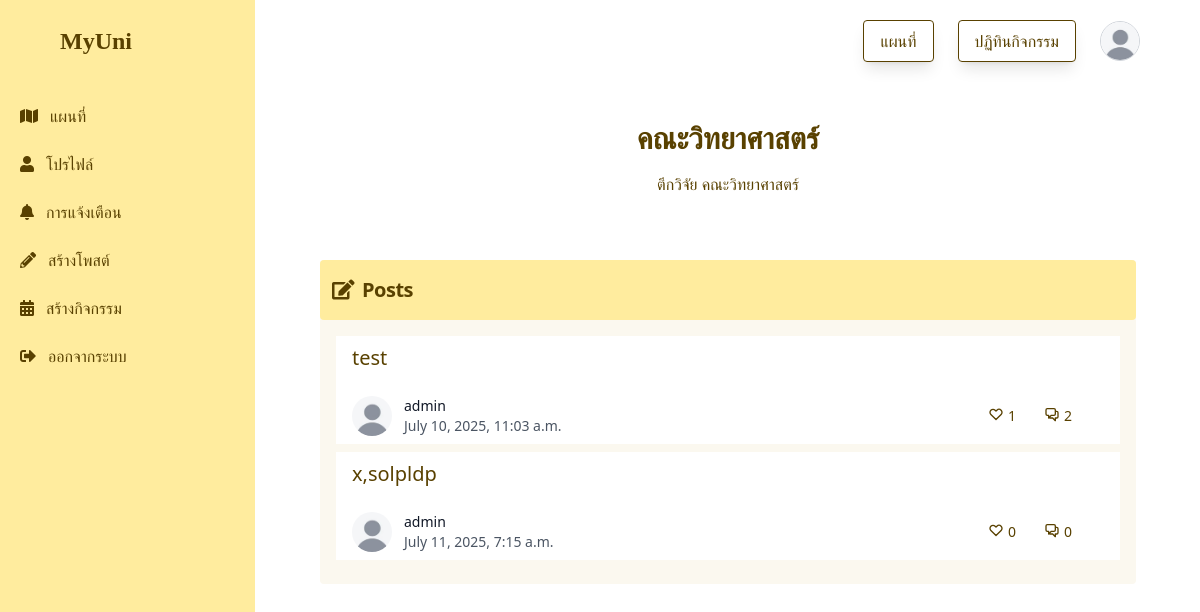
Page /feed/?id=1 (signed in) on the committed database.
### home/models.py (models this page shows, shortened)
class Profile(models.Model):
    id = models.AutoField(primary_key=True)
    user = models.OneToOneField("home.User", on_delete=models.CASCADE, related_name='profile')
    follows= models.ManyToManyField('self',
        related_name='followed_by',
        symmetrical=False,
        blank=True)
    bio = models.TextField(blank=True)
    profileimg = models.ImageField(upload_to='profile_images', default='default-profile.png')
    location = models.CharField(max_length=100, blank=True)

class Place(models.Model):
    id = models.AutoField(primary_key=True)
    user = models.ForeignKey(User, default=None, on_delete=models.CASCADE, null=True)
    name = models.CharField(max_length=150, default='')
    detail = models.TextField(default='')
    latitude = models.FloatField()
    longitude = models.FloatField()

class Post(models.Model):
    id = models.AutoField(primary_key=True)
    user = models.ForeignKey(User, default=None, on_delete=models.CASCADE, null=True)
    place = models.ForeignKey(Place, on_delete=models.CASCADE, default=None)
    title = models.CharField(max_length=100, null=True)
    content = models.TextField(default='')
    likes = models.ManyToManyField(User, related_name='likedposts', through='LikedPost', default=0)
    created_at = models.DateTimeField(default=timezone.now, blank=True)

class User(AbstractUser):
    email = models.EmailField(unique=True)
    is_admin = models.BooleanField(default=False)

### social_app/views.py (the view)
# urls.py: path("feed/", feed, name="feed"),
@login_required(login_url='/login/')
def feed(request):
    place_id = request.GET.get('id')
    place = get_object_or_404(Place, id=place_id)
    posts = Post.objects.filter(place=place)
    profile = request.user.profile
    events = Event.objects.filter(place=place, end_date__gte=timezone.now())
    unread_notifications_count = Notification.objects.filter(user=request.user, is_read=False).count() if request.user.is_authenticated else 0
    for post in posts:
        comments = PostComment.objects.filter(post=post.id)
        replies = Reply.objects.filter(parent_comment__in=comments)
        post.comment_count = comments.count() + replies.count()
    referer_url = request.META.get('HTTP_REFERER', '/')
    return render(request, 'social_app/feed.html', {
        'place': place,
        'events': events,
        'posts': posts,
        'profile': profile,
        'unread_notifications_count': unread_notifications_count,
        'referer_url': referer_url,
    })

### social_app/templates/social_app/feed.html (shortened to what this page needs)
{% load static %}
<!DOCTYPE html>
<html lang="en">
<head>
  <script src="https://cdn.tailwindcss.com"></script>
  <link rel="stylesheet" href="https://cdnjs.cloudflare.com/ajax/libs/font-awesome/5.15.4/css/all.min.css">
  <link href="https://cdn.jsdelivr.net/npm/tailwindcss@2.2.19/dist/tailwind.min.css" rel="stylesheet">
</head>
<body>
  <nav class="fixed top-0 z-50 w-full px-8 text-[#594100]">
    <div class="px-3 py-3 lg:px-5 lg:pl-3">
      <div class="flex items-center justify-between p-2">
        <div class="flex items-center justify-start rtl:justify-end">
          <a href="{% url 'home' %}" class="flex ms-2 md:me-24">
            <span class="logo-font self-center text-xl font-semibold sm:text-2xl whitespace-nowrap">MyUni</span>
          </a>
        </div>
        <div class="flex items-center">
          <div class="flex items-center ms-3 justify-between gap-6">
            <button class="border border-[#594100] p-2 px-4 rounded shadow-lg">
              <a href="{% url 'home' %}" class="">แผนที่</a>
            </button>
            <button class="border border-[#594100] p-2 px-4 rounded shadow-lg">
              <a href="{% url 'event_calendar' %}" class="">ปฏิทินกิจกรรม</a>
            </button>
            <div>
              <button type="button"
                class="relative flex text-sm rounded-full focus:ring-4 focus:ring-gray-300"
                aria-expanded="false" id="user-menu-button" data-dropdown-toggle="user-dropdown">
                <img class="w-10 h-10 border border-gray-300 rounded-full" src="{{ profile.profileimg.url }}"
                  alt="{{ profile.user.username }}">
              </button>
            </div>
          </div>
        </div>
      </div>
    </div>
  </nav>
  <aside id="logo-sidebar"
    class="fixed top-0 left-0 z-40 w-64 h-screen pt-24 transition-transform -translate-x-full bg-[#FFEC9E] text-[#594100] border-r border-white sm:translate-x-0"
    aria-label="Sidebar">
    <div class="h-full px-3 pb-4 overflow-y-auto">
      <ul class="space-y-2 font-medium">
        <li>
          <a href="{% url 'home' %}" class="flex items-center p-2 rounded hover:bg-[#FBF8EF] group">
            <i class="fas fa-map"></i>
            <span class="ms-3">แผนที่</span>
          </a>
        </li>
        <li>
          <a href="{% url 'profile' profile.user.username %}"
            class="flex items-center p-2 rounded hover:bg-[#FBF8EF] group">
            <i class="fas fa-user"></i>
            <span class="flex-1 ms-3 whitespace-nowrap">โปรไฟล์</span>
          </a>
        </li>
        <li>
          <a href="{% url 'notifications' %}" class="flex items-center p-2 rounded hover:bg-[#FBF8EF] group">
            <i class="fas fa-bell"></i>
            <span class="flex-1 ms-3 whitespace-nowrap">การแจ้งเตือน</span>
          </a>
        </li>
        <li>
          <a href="{% url 'create_post' place_id=place.id %}"
            class="flex items-center p-2 rounded hover:bg-[#FBF8EF] group">
            <i class="fas fa-pencil-alt"></i>
            <span class="flex-1 ms-3 whitespace-nowrap">สร้างโพสต์</span>
          </a>
        </li>
        <li>
          <a href="{% url 'create_event' place_id=place.id %}"
            class="flex items-center p-2 rounded hover:bg-[#FBF8EF] group">
            <i class="fas fa-calendar-alt"></i>
            <span class="flex-1 ms-3 whitespace-nowrap">สร้างกิจกรรม</span>
          </a>
        </li>
        <li>
          <a href="{% url 'logout_user' %}" class="flex items-center p-2 rounded hover:bg-[#FBF8EF] group">
            <i class="fas fa-sign-out-alt"></i>
            <span class="flex-1 ms-3 whitespace-nowrap">ออกจากระบบ</span>
          </a>
        </li>
      </ul>
    </div>
  </aside>
  <div class="p-4 sm:ml-64">
    <div class="p-4 mt-14">
      <header class="text-[#594100]">
        <div class="relative px-8 pt-8 pb-4 text-center ">
          <h1 class="text-3xl font-bold">{{ place.name }}</h1>
          <p class="text-md mt-4">{{ place.detail }}</p>
        </div>
      </header>
      <main class="text-[#594100]">
        <div class="relative px-6 pt-8 pb-4 lg:px-8 lg:pt-8 lg:pb-4">
          {% if posts %}
          <div class="relative my-4 mx-auto max-w-7xl rounded text-left bg-[#FBF8EF]">
            <div class="text-left rounded py-4 bg-[#FFEC9E]">
              <h2 class="text-xl font-bold tracking-tight ps-3"><i class="fas fa-edit mr-2"></i>Posts</h2>
            </div>
            <div class="py-4">
              <ul>
                {% for post in posts %}
                  <div class="bg-white mx-4 p-4 py-2 mb-2">
                    <li class=" text-xl"><a href="{% url 'post_content' post.id  %}">{{ post.title }}</a></li>
                    <div id="user" class="mt-6 flex items-center">
                      <div class="flex-shrink-0">
                        <a href="{% url 'profile' post.user.username %}">
                          <img class="h-10 w-10 rounded-full" src="{{ post.user.profile.profileimg.url }}"
                            alt="{{ post.user.username }}">
                        </a>
                      </div>
                      <div class="ml-3">
                        <p class="text-sm font-medium text-gray-900">
                          <a href="{% url 'profile' post.user.username %}" class="hover:underline">
                            {{post.user.username }}</a>
                        </p>
                        <div class="flex space-x-1 text-sm text-gray-600">
                          <p>{{ post.created_at }}</p>
                        </div>
                      </div>
                      <div id="likes-comments" class="ml-auto flex items-center gap-4">
                        <div id="likes" class="flex mr-2 text-sm mr-3">
                          <svg fill="none" viewBox="0 0 24 24" class="w-4 h-4 mr-1" stroke="currentColor">
                            <path stroke-linecap="round" stroke-linejoin="round" stroke-width="2"
                              d="M4.318 6.318a4.5 4.5 0 000 6.364L12 20.364l7.682-7.682a4.5 4.5 0 00-6.364-6.364L12 7.636l-1.318-1.318a4.5 4.5 0 00-6.364 0z" />
                          </svg>
                          <span>{{ post.likes.count }}</span>
                        </div>
                        <div id="comments" class="flex mr-2 text-sm mr-8">
                          <svg fill="none" viewBox="0 0 24 24" class="w-4 h-4 mr-1" stroke="currentColor">
                            <path stroke-linecap="round" stroke-linejoin="round" stroke-width="2"
                              d="M17 8h2a2 2 0 012 2v6a2 2 0 01-2 2h-2v4l-4-4H9a1.994 1.994 0 01-1.414-.586m0 0L11 14h4a2 2 0 002-2V6a2 2 0 00-2-2H5a2 2 0 00-2 2v6a2 2 0 002 2h2v4l.586-.586z" />
                          </svg>
                          <span>{{ post.comment_count }}</span>
                        </div>
                      </div>
                    </div>
                  </div>
                {% endfor %}
              </ul>
            </div>
          </div>
          {% endif %}
        </div>
      </main>
    </div>
  </div>
</body>
</html>

### social_app/templates/social_app/feed.html (style rules this page uses)
.logo-font { font-family: 'Pacifico', cursive; }

### rows in the picture
Profile: profileimg (placeholder picture)
Place: name "คณะวิทยาศาสตร์", detail "ตึกวิจัย คณะวิทยาศาสตร์"
Post: title "test", user.profile.profileimg (placeholder picture), user.username "admin", created_at "July 10, 2025, 11:03 a.m.", likes.count "1", comment_count "2"
Post: title "x,solpldp", user.profile.profileimg (placeholder picture), user.username "admin", created_at "July 11, 2025, 7:15 a.m.", likes.count "0", comment_count "0"
